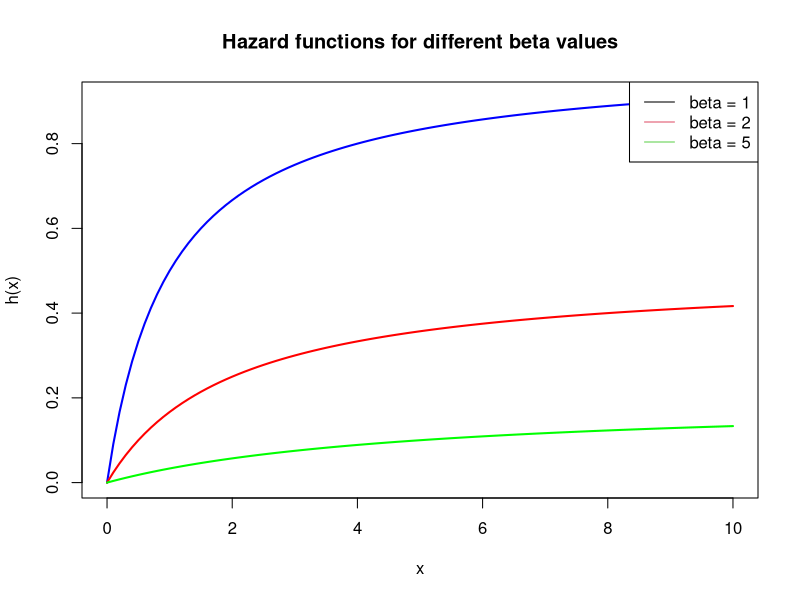
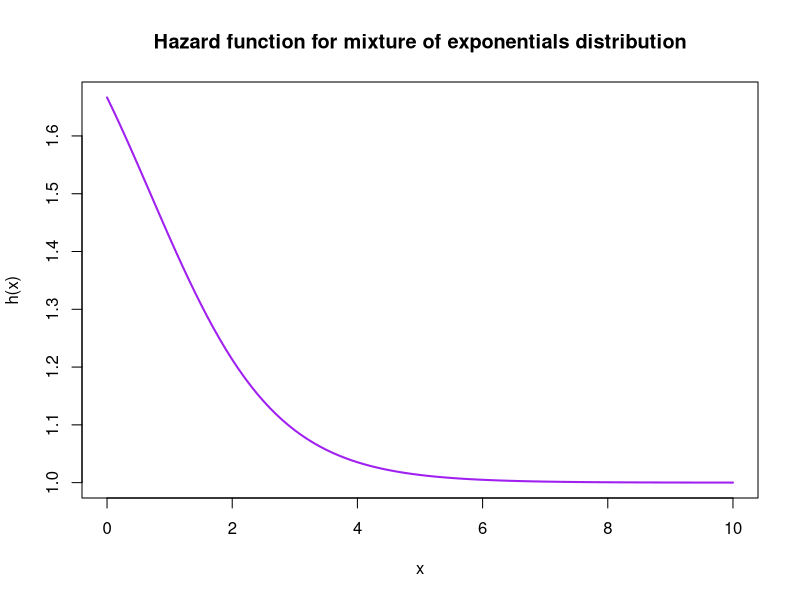
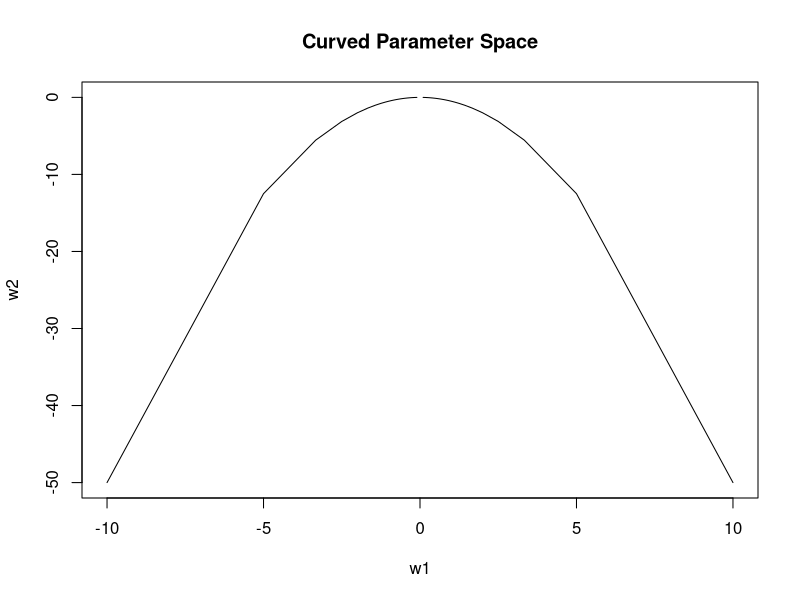

These charts were generated, in order, by the following R code:
### hw5_calculations.r
### calculations for homework 5

# Problem 2 plot the hazard functions
# (a) h(x) = x/(beta(x+beta)) for beta = 1,2,5
beta_vals <- c(1, 2, 5)
x <- seq(0, 10, by = 0.1)
h <- function(x, beta) {
  return(x / (beta * (x + beta)))
}
plot(x, h(x, beta_vals[1]), type = "l", col = "blue", lwd = 2,
     ylab = "h(x)", xlab = "x",
     main = "Hazard functions for different beta values")
lines(x, h(x, beta_vals[2]), col = "red", lwd = 2)
lines(x, h(x, beta_vals[3]), col = "green", lwd = 2)
legend("topright", legend = paste("beta =", beta_vals), col = 1:3, lty = 1)

# (b) h(x) = (1 + 4e^(-x))/(1 + 2e^(-x)).
h2 <- function(x) {
  return((1 + 4 * exp(-x)) / (1 + 2 * exp(-x)))
}
plot(x, h2(x), type = "l", col = "purple", lwd = 2,
     ylab = "h(x)", xlab = "x",
     main = "Hazard function for mixture of exponentials distribution")

# Problem 7 graph of curved parameter space
a <- 1
theta <- seq(-10, 10, by=0.1)
w1 <- 1/(a*theta)
w2 <- -1/(2*a*theta^2)
plot(w1, w2, type='l', xlab='w1', ylab='w2', main='Curved Parameter Space')